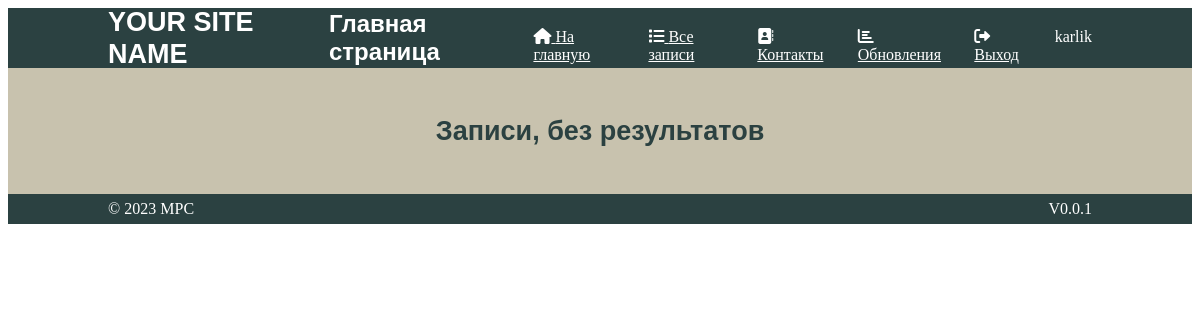
Before: / (signed in) with the older database file.
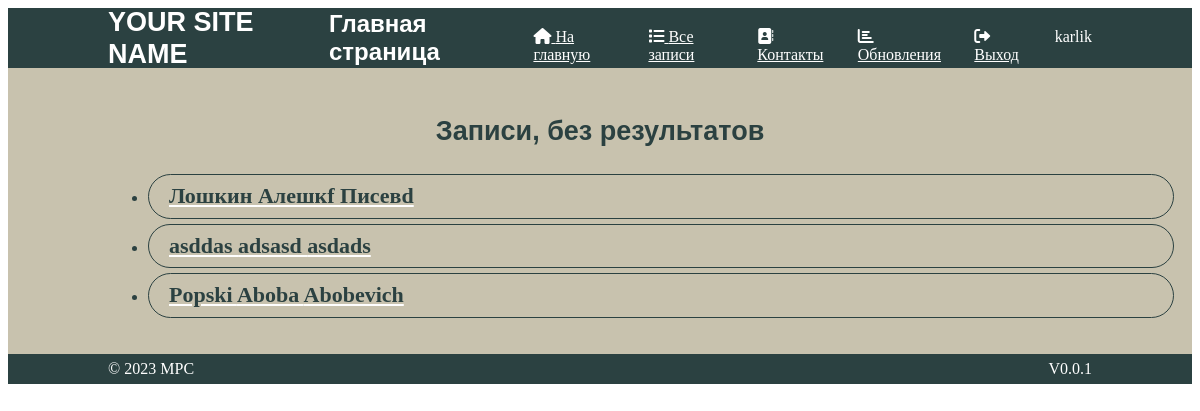
After: the same page with the newer database file.
### clients/models.py (models this page shows, shortened)
class Client(models.Model):
    GENDER_CHOICES = [
        (0, 'Женский'),
        (1, 'Мужской'),
    ]
    id_token = models.CharField(max_length=100, default=None, unique=True, editable=False)
    id = models.UUIDField(primary_key=True, default=uuid.uuid4, editable=False)
    first_name = models.CharField(max_length=100)
    last_name = models.CharField(max_length=100)
    patronymic = models.CharField(max_length=100, blank=True)
    age = models.IntegerField(null=False, blank=True, default=0)
    body_mass_index = models.FloatField(null=True, blank=True)
    spo2 = models.IntegerField(null=True, blank=True)
    admission_date = models.DateField(default=date.today, null=False, blank=True)
    result = models.IntegerField(null=True, blank=True)
    dayshome = models.IntegerField(null=True, blank=True)
    gender = models.BooleanField(default=True, choices=GENDER_CHOICES)
    history = HistoricalRecords(inherit=True)
    f_test_ex = models.IntegerField(null=True, blank=True)
    f_test_in = models.IntegerField(null=True, blank=True)
    comorb_ccc = models.BooleanField(default=False, blank=True)
    comorb_bl = models.BooleanField(default=False, blank=True)
    cd_ozhir = models.BooleanField(default=False, blank=True)
    comorb_all = models.BooleanField(default=False, blank=True)
    l_109 = models.FloatField(null=True, blank=True)
    lf = models.FloatField(null=True, blank=True)
    rox = models.FloatField(null=True, blank=True)
    spo2_fio = models.FloatField(null=True, blank=True)
    ch_d = models.IntegerField(null=True, blank=True)

### web_handler/views.py (the view)
# urls.py: path('', HomeView.as_view(), name='home'),
class HomeView(LoginRequiredMixin, View):
    login_url = LOGIN_URL
    def get(self, request):
        no_results_patients = Client.objects.filter(result__isnull=True,
                                                    admission_date__lt=timezone.now() - timedelta(days=3))
        more_than_five = no_results_patients.count() > 5
        context = {
            'no_results_patients': no_results_patients,
            'more_than_five': more_than_five,
        }
        return render(request, 'home.html', context)

### web_handler/templates/home.html (shortened to what this page needs)
{% extends 'base.html' %}
{% load static %}
{% block header %}Главная страница{% endblock %}
{% block content %}
    <h3>Записи, без результатов</h3>
    <ul class="list">
        {% for patient in no_results_patients %}
        <li>
            <a href="{% url 'client_detail' id_token=patient.id_token %}">
                <div class="list_item">
                    {{ patient.last_name }} {{ patient.first_name }} {{ patient.patronymic }}
                </div>
            </a>
        </li>
        {% endfor %}
    </ul>
{% endblock %}

Changed rows visible on the page:
added Client: last_name "Лошкин", first_name "Алешкf", patronymic "Писевd"
added Client: last_name "asddas", first_name "adsasd", patronymic "asdads"
added Client: last_name "Popski", first_name "Aboba", patronymic "Abobevich"
